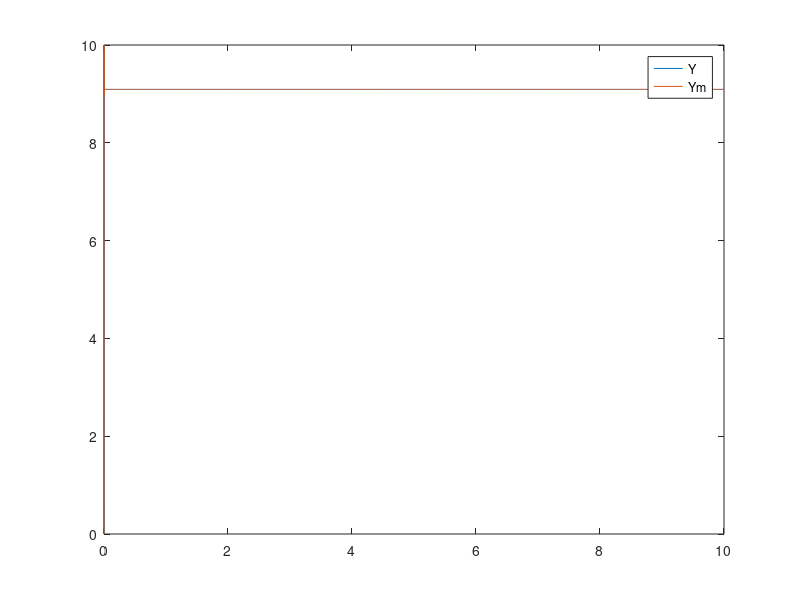

Recreate this plot in MATLAB.
clear variables;
dt = 1e-3;
a = 1;
b = 1;
uc = 1;
gamma = 1;

am = 100;
bm = 10000;

time = 0:dt:10;

u =zeros(size(time));
uc = uc*ones(size(time));
theta_1 = zeros(size(time));
theta_2 = zeros(size(time));
y = zeros(size(time));
ym = zeros(size(time));

for t = 2:length(time)
    e = y(t-1)-ym(t-1);
    theta_1(t) = -gamma*uc(t)*e*dt;
    theta_2(t) = gamma*e*dt;
    theta_1(t) = bm/b;
    theta_2(t) = (am-a)/b;
    u(t) = theta_1(t)*uc(t) - theta_2(t)*y(t-1);
    y(t) = (-a*y(t-1) + b*u(t))*dt;
    ym(t) = (-am*ym(t-1) + bm*uc(t))*dt;
end

plot(time, y, time, ym);
legend('Y', 'Ym');

% plot(time, theta_1, time, theta_2, time, (bm/b)*ones(size(time)), time, ((am-a)/b)*ones(size(time)));
% legend('theta_1', 'theta_2', 'exp_t1', 'exp_t2');
